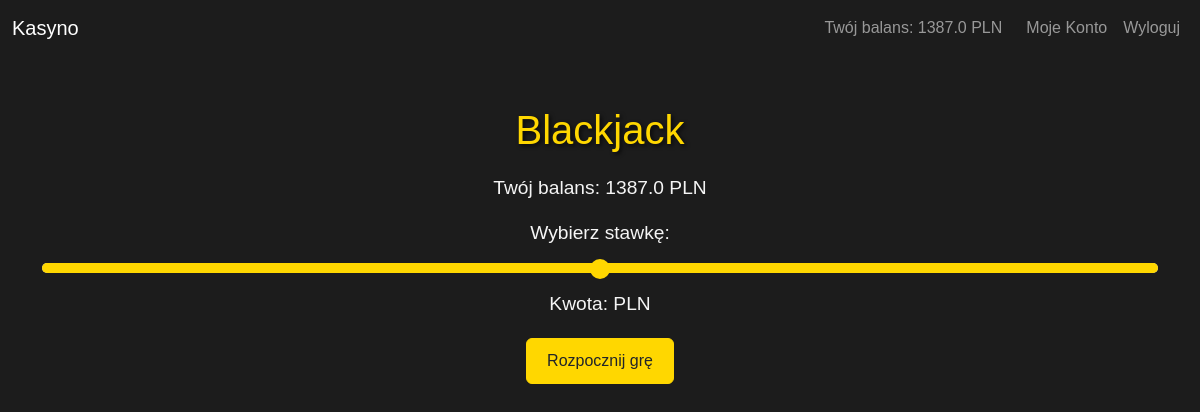
Before: /blackjack (signed in) with the older database file.
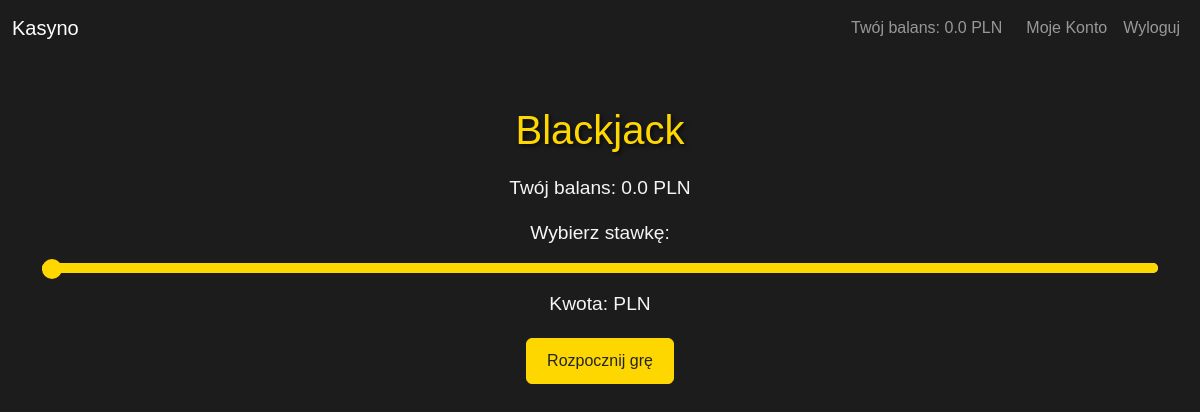
After: the same page with the newer database file.
### main.py (models this page shows)
class User(db.Model):
    id = db.Column(db.Integer, primary_key=True)
    first_name = db.Column(db.String(100), nullable=False)
    last_name = db.Column(db.String(100), nullable=False)
    username = db.Column(db.String(50), unique=True, nullable=False)
    password = db.Column(db.String(50), nullable=False)
    balance = db.Column(db.Float, default=0.0)
    birth_date = db.Column(db.Date, nullable=False)
    role = db.Column(db.String(10), default='user')

### main.py (the view, shortened to what this page needs)
@app.route('/blackjack', methods=['GET', 'POST'])
def blackjack():
    if 'user_id' not in session:
        flash('Musisz się zalogować, aby grać w Blackjack.', 'danger')
        return redirect(url_for('login'))
    user_id = session['user_id']
    user = User.query.get(user_id)
    if request.method == 'POST' and request.form.get('action') == 'reset':
        session.pop('blackjack', None)
        return redirect(url_for('blackjack'))
    if 'blackjack' not in session:
        if request.method == 'POST' and 'bet' in request.form:
            bet = float(request.form.get('bet'))
            if bet > user.balance:
                flash('Nie masz wystarczających środków na ten zakład.', 'danger')
                return redirect(url_for('blackjack'))
            session['blackjack'] = {
                'player_cards': [random.randint(1, 11), random.randint(1, 11)],
                'dealer_cards': [random.randint(1, 11), random.randint(1, 11)],
                'bet': bet,
                'game_over': False
            }
        else:
            return render_template('blackjack.html', balance=user.balance, game=None)

### main.py (called while the page is built, shortened)
@app.before_request
def setup_database():
    db.create_all()

### templates/blackjack.html (shortened to what this page needs)
<!DOCTYPE html>
<html lang="en">
<head>
    <link href="https://cdn.jsdelivr.net/npm/bootstrap@5.3.0-alpha1/dist/css/bootstrap.min.css" rel="stylesheet">
</head>
<body>
    <nav class="navbar navbar-expand-lg navbar-dark">
        <div class="container-fluid">
            <a class="navbar-brand" href="#">Kasyno</a>
            <div class="collapse navbar-collapse">
                <ul class="navbar-nav ms-auto d-flex align-items-center">
                    <li class="nav-item me-3">
                        <span class="navbar-text">
                            Twój balans: <span id="balance">{{ balance }} PLN</span>
                        </span>
                    </li>
                    <li class="nav-item">
                        <a class="nav-link" href="/account">Moje Konto</a>
                    </li>
                    <li class="nav-item">
                        <a class="nav-link" href="/logout">Wyloguj</a>
                    </li>
                </ul>
            </div>
        </div>
    </nav>
    <div class="container text-center">
        <h1>Blackjack</h1>
        <div class="balance-info">
            <p>Twój balans: {{ balance }} PLN</p>
        </div>
        {% if game %}
            <div class="player-cards">
                <h2>Twoje karty ({{ game.player_cards | sum }}):</h2>
                <p>{{ game.player_cards }}</p>
            </div>
            <div class="dealer-cards">
                <h2>Karty krupiera:</h2>
                {% if not game.game_over %}
                    <p>[{{ game.dealer_cards[0] }}, ?]</p>
                {% else %}
                    <p>{{ game.dealer_cards }} ({{ game.dealer_cards | sum }})</p>
                {% endif %}
            </div>
            {% if not game.game_over %}
                <form method="post">
                    <button type="submit" name="action" value="hit" class="btn btn-hit">Dobierz kartę (Hit)</button>
                    <button type="submit" name="action" value="stand" class="btn btn-stand">Zostań (Stand)</button>
                </form>
            {% else %}
                <form method="post">
                    <button type="submit" name="action" value="reset" class="btn btn-reset">Zagraj ponownie</button>
                </form>
            {% endif %}
        {% else %}
            <form method="post">
                <label for="bet" class="form-label">Wybierz stawkę:</label>
                <input type="range" class="form-range" id="bet" name="bet" min="1" max="{{ balance }}" step="1" value="{{ bet_amount }}" onchange="updateAmountDisplay()">
                <div class="range-value">
                    Kwota: <span id="amount-display">{{ bet_amount }} PLN</span>
                </div>
                <button type="submit" class="btn btn-start">Rozpocznij grę</button>
            </form>
        {% endif %}
    </div>
</body>
</html>

Changed rows visible on the page:
changed User: balance "1387.0" → "0.0"
Other visible differences:
form field bet: "694" → "1"
